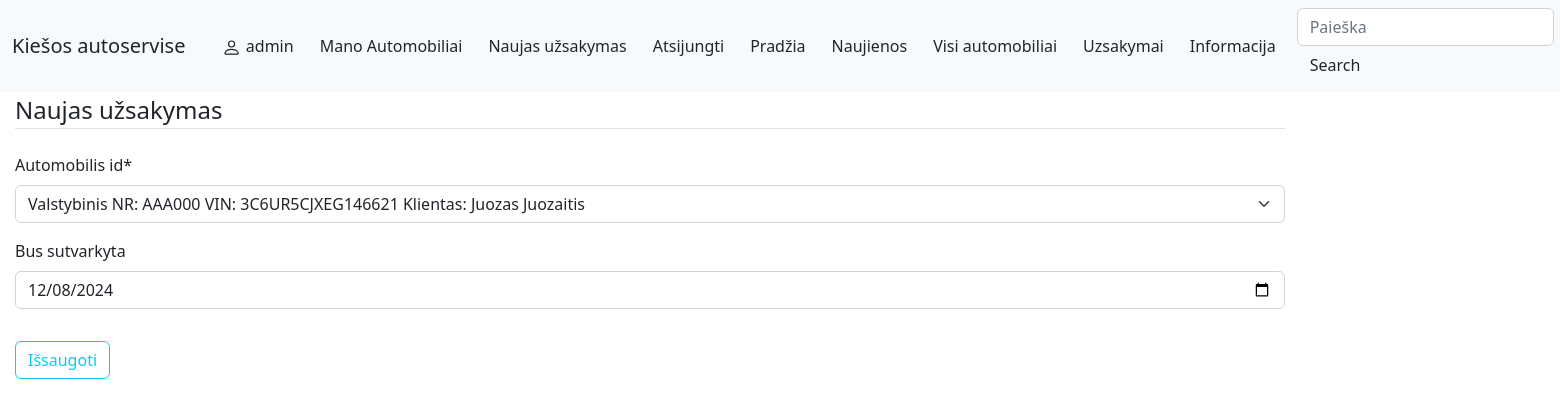
Page /autoservice/manoautomobiliai/10/update (signed in) on the committed database.
### autoservice/models.py (models this page shows, shortened)
class Uzsakymas(models.Model):
    data = models.DateField('Data', null=True, blank=True)
    automobilis_id = models.ForeignKey('Automobilis', on_delete=models.CASCADE, null=False)
    bus_sutvarkyta = models.DateField('Bus sutvarkyta', null=True, blank=True)
    savininkas = models.ForeignKey(User, on_delete=models.SET_NULL, null=True, blank=True)
    LOAN_STATUS = (
        ('uzregistruotas', 'Uzregistruota'),
        ('eileje', 'Eileje'),
        ('tvarkomas', 'Tvarkoma'),
        ('galima atsiimti', 'Galima atsiimti'),
        ('atlikta', 'Atlikta'),
    )
    status = models.CharField(
        max_length=20,
        choices=LOAN_STATUS,
        blank=True,
        default='Uzregistruotas',
        help_text='Statusas',
    )
    class Meta:
        ordering = ['bus_sutvarkyta']
        verbose_name_plural = "Uzsakymai"
    def display_automobilis_val_nr(self):
        return self.automobilis_id.valstybinis_nr
    display_automobilis_val_nr.short_description = 'Valstybinis NR.'
    def display_automobilis_vin(self):
        return self.automobilis_id.vin_kodas
    display_automobilis_vin.short_description = 'VIN Kodas.'
    def display_automobilis_client(self):
        return self.automobilis_id.klientas
    display_automobilis_client.short_description = 'Klientas'
    def display_automobilis_marke(self):
        return self.automobilis_id.automobilio_modelis_id
    display_automobilis_marke.short_description = 'Gamintojas/Marke'

### autoservice/views.py (the view, shortened to what this page needs)
# urls.py: path('manoautomobiliai/<int:pk>/update', views.UzsakymasByUserUpdateView.as_view(), name='mano-uzsakymas-update'),
class UzsakymasByUserUpdateView(LoginRequiredMixin, UserPassesTestMixin, generic.UpdateView):
    model = Uzsakymas
    success_url = "/autoservice/manoautomobiliai/"
    template_name = 'user_uzsakymas_form.html'
    form_class = UserUzsakymasCreateForm
    def test_func(self):
        uzsakymas = self.get_object()
        return self.request.user == uzsakymas.savininkas

### autoservice/forms.py
class UserUzsakymasCreateForm(forms.ModelForm):
    class Meta:
        model = Uzsakymas
        fields = ['automobilis_id', 'savininkas', 'bus_sutvarkyta']
        widgets = {'savininkas': forms.HiddenInput(), 'bus_sutvarkyta': DateInput()}

### autoservice/models.py (called while the page is built)
    def __str__(self):
        return f'Valstybinis NR: {self.valstybinis_nr}   VIN: {self.vin_kodas}   Klientas: {self.klientas}'

### autoservice/templates/user_uzsakymas_form.html (shortened to what this page needs)
{% extends "base.html" %}
{% load crispy_forms_tags %}
{% block content %}
    <div class="content-section">
    <form method="POST" action="" enctype="multipart/form-data">
        <fieldset class="form-group">
            <legend class="border-bottom mb-4">Naujas užsakymas</legend>
            {{ form|crispy }}
        </fieldset>
        <div class="form-group">
            <button class="btn btn-outline-info" type="submit">Išsaugoti</button>
        </div>
    </form>
    </div>
{% endblock content %}

### autoservice/templates/base.html (shortened to what this page needs)
<!DOCTYPE html>
<html lang="en">
<head>
  <link rel="stylesheet" href="https://stackpath.bootstrapcdn.com/bootstrap/4.1.3/css/bootstrap.min.css">
  <link rel="stylesheet" href="https://cdn.jsdelivr.net/npm/bootstrap@5.2.3/dist/css/bootstrap.min.css">
  {% load static %}
  <link rel="stylesheet" href="{% static 'css/styles.css' %}">
</head>
<body>
<nav class="navbar navbar-expand-lg navbar-light bg-light">
  <div class="container-fluid">
    <a class="navbar-brand">Kiešos autoservise</a>
    <ul class="navbar-nav mx-2">
      {% if user.is_authenticated %}
      <li class="nav-item"><a class="btn" href="{% url 'main' %}">
        {{ user.get_username }}</a></li>
      <li class="nav-item"><a class="btn" href="{% url 'mano-uzsakymai' %}">Mano Automobiliai</a></li>
        <li class="nav-item"><a class="btn" href="{% url 'mano-uzsakymas-new'%}?next=/autoservice">Naujas užsakymas</a></li>
      <li class="nav-item">
        <form method="post" action="{% url 'logout' %}">
          <button class="btn" type="submit">Atsijungti</button>
        </form>
      </li>
      {% else %}
      <li class="nav-item"><a class="btn" href="{% url 'login'%}">Prisijungti</a></li>
      <li class="nav-item"><a class="btn" href="{% url 'register'%}">Registruotis</a></li>
      {% endif %}
      <li class="nav-item active"><a class="btn" href="{% url 'index' %}">Pradžia</a></li>
        <li class="nav-item active"><a class="btn" href="{% url 'akcijos' %}">Naujienos</a></li>
      <li class="nav-item active"><a class="btn" href="{% url 'automobiliai' %}">Visi automobiliai</a></li>
      <li class="nav-item active"><a class="btn" href="{% url 'uzsakymas' %}">Uzsakymai</a></li>
      <li class="nav-item active"><a class="btn" href="{% url 'about' %}">Informacija</a></li>
    </ul>
    <form class="form-inline my-2 my-lg-0" action="{% url 'search' %}" method="get">
      <input class="form-control me-2" name="query" class="form-control" type="text" placeholder="Paieška">
      <button class="btn" type="submit">Search</button>
    </form>
  </div>
</nav>
<div class="col-sm-10 ">
  {% block content %}
  {% endblock %}
</div>
</body>
</html>

### rows in the picture
Uzsakymas: automobilis_id "Valstybinis NR: AAA000 VIN: 3C6UR5CJXEG146621 Klientas: Juozas Juozaitis", bus_sutvarkyta "12/08/2024"

### other values in the picture
{{ user.get_username }} "admin"
